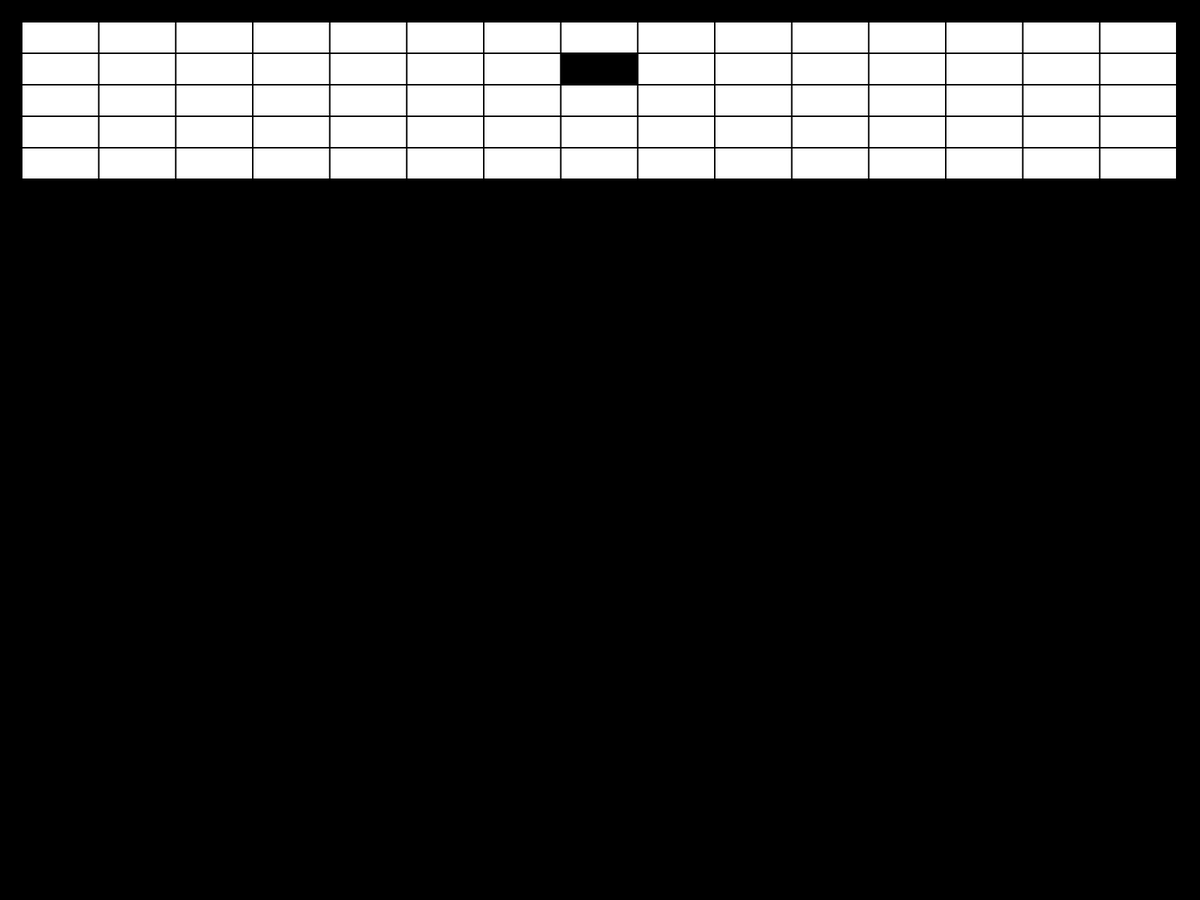
Frame 1 (no input)
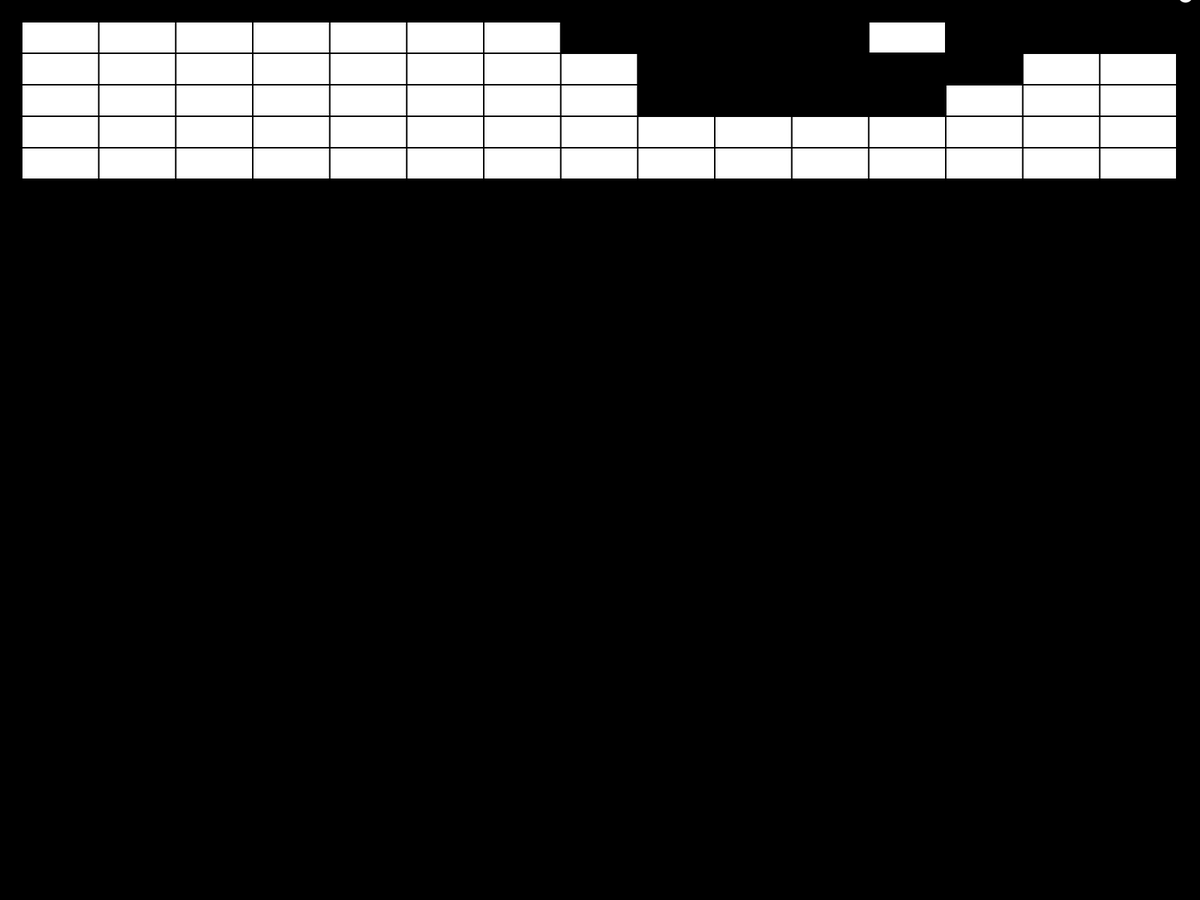
Frame 60 (the mouse pressed at the canvas centre just before this capture)
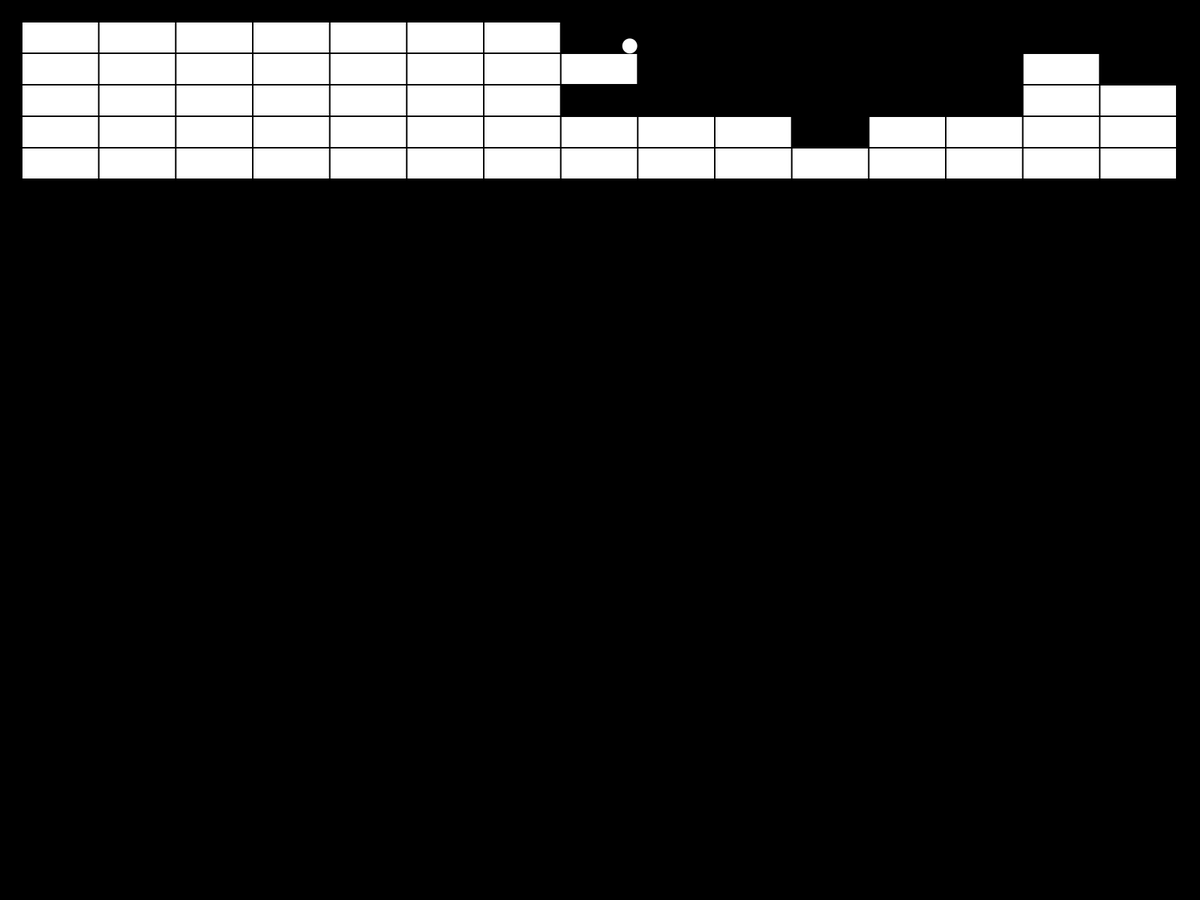
Frame 120 (the mouse held since frame 60 and released just before this capture)

The Processing sketch that drew these frames (run headless with seeded random() and noise(); from frame 60 on, the mouse is pressed at the canvas centre):

// Processing sketch: Breakout
// ── Breakout.pde
ArrayList<Block> b = new ArrayList<Block>();

int gridWidth = 15;
int gridHeight = 5;

float blockWidth;
float blockHeight = 40;

float sideSpace = 30;

Ball ball;

void setup()
{
  fullScreen();
  noStroke();

  blockWidth = (width - sideSpace * 3)/gridWidth;

  for (int i = 0; i < gridWidth; i++)
  {
    for (int j = 0; j < gridHeight; j++)
    {
      b.add(new Block(sideSpace + i * (blockWidth + 2), sideSpace + j * (blockHeight + 2), blockWidth, blockHeight));
    }
  }

  ball = new Ball(width/2, 50, random(10, 15), random(10, 15), 20);
}

void draw()
{
  background(0);

  ball.update();

  for (int i = 0; i < b.size(); i++)
  {
    b.get(i).display();

    if (ball.x >= b.get(i).x && ball.x <= b.get(i).x + b.get(i).Width && ball.y >= b.get(i).y && ball.y <= b.get(i).y + b.get(i).Height)
    {
      if (ball.x >= b.get(i).x && ball.x <= b.get(i).x + b.get(i).Width)
      {
        //ball.velX *= -1; 
        ball.velY *= -1;
      } else if (ball.y >= b.get(i).y && ball.y <= b.get(i).y + b.get(i).Height)
      {
        ball.velX *= -1;
      }

      b.remove(i);
    }
  }
}
// ── ball.pde
class Ball
{
 float x;
 float y;
 
 float velX;
 float velY;
 
 float size;
 
 Ball(float _x, float _y, float _velX, float _velY, float _size)
 {
   x = _x;
   y = _y;
   
   velX = _velX;
   velY = _velY;
   
   size = _size;
 }
 
 void display()
 {
   fill(255);
   ellipse(x, y, size, size);
 }
 
 void move()
 {
   x += velX;
   y -= velY;
 }
 
 void checkBoundaries()
 {
   if(x < 0 || x > width)
   {
     velX *= -1;
   }
   
   if(y < 0)
   {
     velY *= -1;
   }
   
   if(y > height)
   {
     velY *= -1;
     //velX = random(-15, 15);
     //velY = random(10, 15);
   }
 }
 
 void update()
 {
  display();
  move();
  checkBoundaries();
 }
}
// ── block.pde
class Block
{
 float x;
 float y;
 
 float Width;
 float Height;
 
 Block(float _x, float _y, float _Width, float _Height)
 {
   x = _x;
   y = _y;
   
   Width = _Width;
   Height = _Height;
 }
 
 void display()
 {
  fill(255);
  
  rect(x, y, Width, Height);
 }
}
